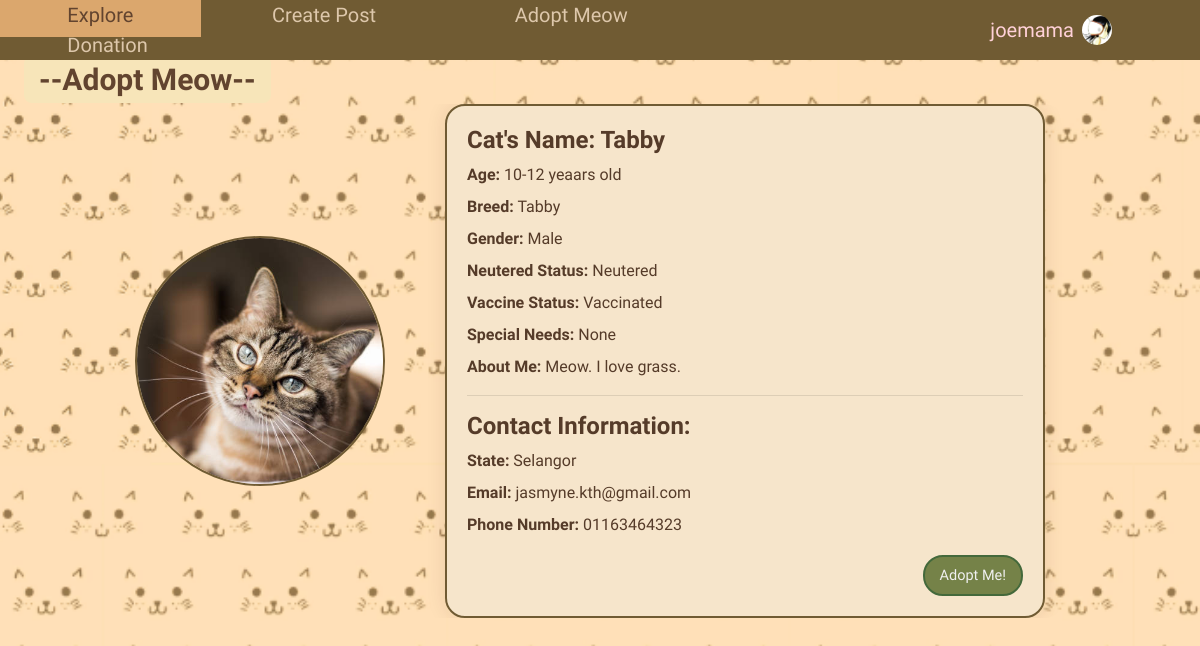
The app's page /adoptmeow (signed in), older data.
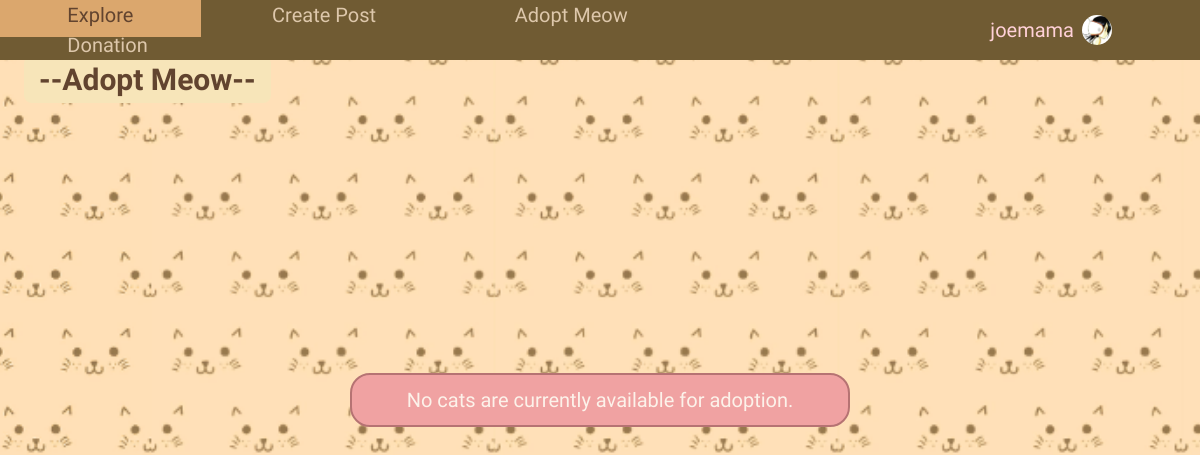
The same page, newer data.
### home/models.py (models this page shows, shortened)
class Cat(db.Model):
    id = db.Column(db.Integer, primary_key=True)
    cat_name = db.Column(db.String(100), nullable=False)
    cat_photo = db.Column(db.String(255), nullable=True)
    cat_age = db.Column(db.Integer, nullable=False)
    cat_breed = db.Column(db.String(100), nullable=False)
    cat_gender = db.Column(db.String(10), nullable=False)
    cat_neutered = db.Column(db.String(10), nullable=False)
    cat_vaccine = db.Column(db.String(10), nullable=False)
    cat_special_needs = db.Column(db.String(100), nullable=False)
    cat_about_me = db.Column(db.String(200), nullable=False)
    user_id = db.Column(db.Integer, db.ForeignKey('user.id'), nullable=False)
    available_for_adoption = db.Column(db.Boolean, default=False)
    date_put_for_adoption = db.Column(db.DateTime, nullable=True)

class User(db.Model, UserMixin):
    id = db.Column(db.Integer, primary_key=True)
    fullname = db.Column(db.String(120), unique=True, nullable=False)
    email = db.Column(db.String(20), unique=True, nullable=False)
    username = db.Column(db.String(120), unique=True, nullable=False)
    password1 = db.Column(db.String(255), nullable=False)
    password2 = db.Column(db.String(255), nullable=False)
    state = db.Column(db.String(120), nullable=False)
    phonenumber = db.Column(db.String(20), unique=True, nullable=False)
    profile_pic = db.Column(db.String(255), nullable=True)
    unread_notification_count = db.Column(db.Integer, default=0)
    posts = db.relationship('Post', backref='author', lazy=True)
    comments = db.relationship('Comment', backref='author', lazy=True)
    likes = db.relationship('Like', backref='author', lazy=True)
    cats = db.relationship('Cat', backref='owner', lazy=True)
    adoption_notification = db.relationship('AdoptionNotification', backref='cat', lazy=True)

### home/views.py (the view)
@views.route('/adoptmeow')
@login_required
def adoptmeow():
    profile_pic= url_for('static', filename='default.jpg')
    if current_user.is_authenticated and current_user.profile_pic is not None:
        profile_pic = url_for('static', filename='profile_pics/' + current_user.profile_pic)
    cats = db.session.query(Cat, User.state, User.email, User.phonenumber).join(User, Cat.user_id == User.id).filter(Cat.available_for_adoption == True).order_by(Cat.date_put_for_adoption.desc()).all()
    return render_template('adoptmeow.html', cats=cats, profile_pic=profile_pic)

### home/templates/adoptmeow.html (shortened to what this page needs)
<!DOCTYPE html>
<html>
    <head>
    <link rel="stylesheet" href="https://maxcdn.bootstrapcdn.com/bootstrap/4.0.0/css/bootstrap.min.css">
    <link rel='stylesheet' type='text/css' media='screen' href="{{url_for('static',filename='main.css')}}">
    <div class="navigation">
        <div class="topnav">
        <a href="/mainpage">Explore</a>
        <a href="/createpost">Create Post</a>
        <a href="/adoptmeow">Adopt Meow</a>
        <a href="/donation">Donation</a>
        </div>
        <div class="dropdown">
        <button class="dropbtn">
            {{ current_user.username }}
            <img src="{{ profile_pic }}" class="profilepic">
        </button>
        </div>
    </div>
    </head>
    <body class="catprofilepage">
        <br />
        <p class="profileheader">--Adopt Meow--</p>
        {% if cats %}
        <div class="catprofile_container">
          {% for cat, state, email, phonenumber in cats %}
            <div class="catprofile">
                <div class="cat_pfp">
                    <img src="{{ cat.cat_photo }}" alt="Cat Photo">
                </div>
                <div class="adopt_cat_info">
                    <h4>Cat's Name: {{ cat.cat_name }}</h4>
                    <p><strong>Age:</strong> {{ cat.cat_age }} yeaars old</p>
                    <p><strong>Breed:</strong> {{ cat.cat_breed }}</p>
                    <p><strong>Gender:</strong> {{ cat.cat_gender }}</p>
                    <p><strong>Neutered Status:</strong> {{ cat.cat_neutered }}</p>
                    <p><strong>Vaccine Status:</strong> {{ cat.cat_vaccine }}</p>
                    <p><strong>Special Needs:</strong> {{ cat.cat_special_needs }}</p>
                    <p><strong>About Me:</strong> {{ cat.cat_about_me }}</p>
                    <hr>
                    <h4>Contact Information:</h4>
                    <p><strong>State:</strong> {{ state }}</p>
                    <p><strong>Email:</strong> {{ email }}</p>
                    <p><strong>Phone Number:</strong> {{ phonenumber }}</p>
                    {% if cat.user_id == current_user.id %}
                        <form action="{{ url_for('adoptmeow.remove_adopt_cat', cat_id=cat.id) }}" method="POST" onsubmit="return confirmRemoveAdopt();" >
                            <button type="submit" class="remove_adopt_button">Remove from Adoption</button>
                        </form>
                    {% else %}
                        <form action="{{ url_for('adoptmeow.adopt_cat', cat_id=cat.id) }}" method="POST" onsubmit="return confirmAdopt();" >
                            <button type="submit" class="adopt_button">Adopt Me!</button>
                        </form>
                    {% endif %}
                </div>
            </div>
          {% endfor %}
        </div>
      {% else %}
        <div class="no_cat_fadopt">
            No cats are currently available for adoption.
        </div>
      {% endif %}
</body>
</html>

Row changes from the older to the newer data that the page shows:
no longer on this page (row edited): Cat: cat_photo (picture), cat_name "Tabby", cat_age "10-12", cat_breed "Tabby", cat_gender "Male", cat_neutered "Neutered", cat_vaccine "Vaccinated", cat_special_needs "None", cat_about_me "Meow. I love grass.", state "Selangor", email "jasmyne.kth@gmail.com", phonenumber "01163464323"
Text that changed along with them:
text now shown: "No cats are currently available for adoption."
